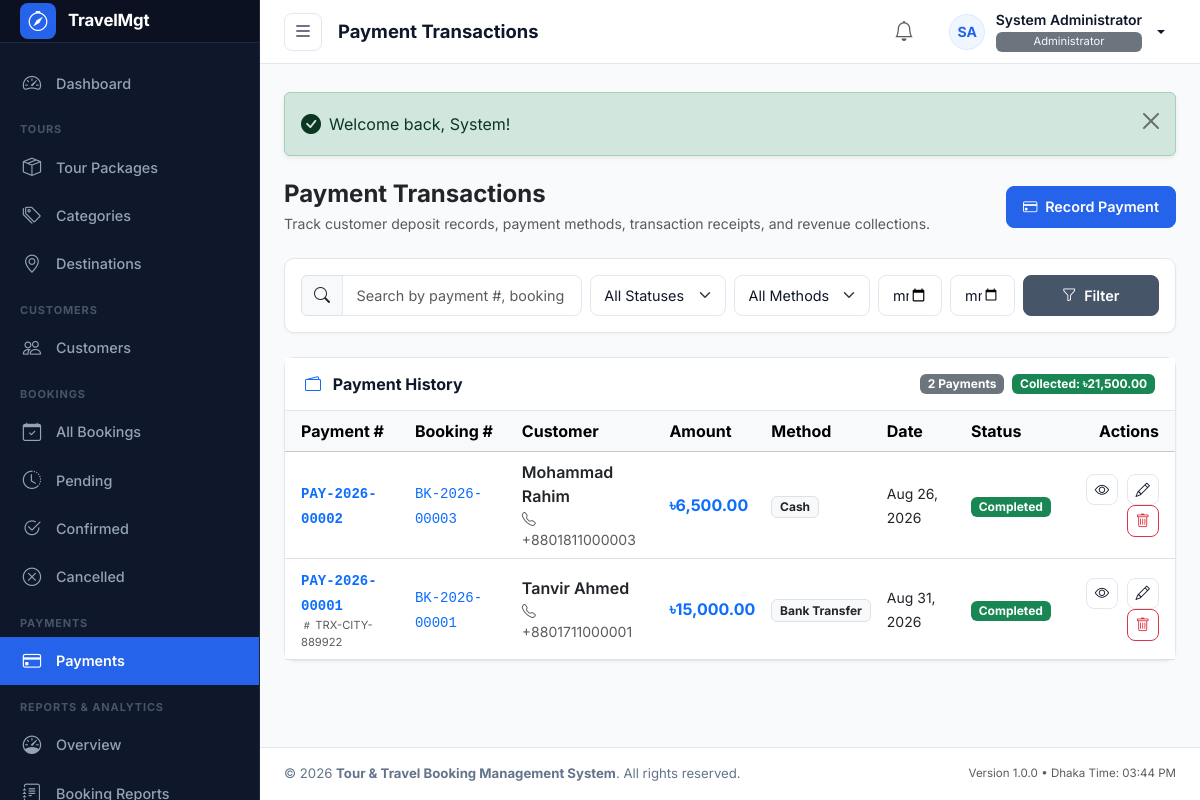
The page /modules/payments/index.php (signed in) on the database its author committed.
### tables this page shows
CREATE TABLE `users` (
  `id` INT UNSIGNED NOT NULL AUTO_INCREMENT,
  `role_id` INT UNSIGNED NOT NULL,
  `first_name` VARCHAR(50) NOT NULL,
  `last_name` VARCHAR(50) NOT NULL,
  `name` VARCHAR(100) NOT NULL,
  `email` VARCHAR(100) NOT NULL,
  `phone` VARCHAR(20) DEFAULT NULL,
  `password` VARCHAR(255) NOT NULL,
  `avatar` VARCHAR(255) DEFAULT NULL,
  `status` ENUM('active', 'inactive') NOT NULL DEFAULT 'active',
  `last_login` DATETIME DEFAULT NULL,
  `created_at` TIMESTAMP NOT NULL DEFAULT CURRENT_TIMESTAMP,
  `updated_at` TIMESTAMP NOT NULL DEFAULT CURRENT_TIMESTAMP ON UPDATE CURRENT_TIMESTAMP,
  `deleted_at` DATETIME DEFAULT NULL,
  PRIMARY KEY (`id`),
  UNIQUE KEY `uk_users_email` (`email`),
  KEY `idx_users_role_id` (`role_id`),
  KEY `idx_users_status` (`status`),
  KEY `idx_users_deleted_at` (`deleted_at`),
  CONSTRAINT `fk_users_role` FOREIGN KEY (`role_id`) REFERENCES `roles` (`id`) ON DELETE RESTRICT ON UPDATE CASCADE
);

CREATE TABLE `roles` (
  `id` INT UNSIGNED NOT NULL AUTO_INCREMENT,
  `name` VARCHAR(50) NOT NULL,
  `slug` VARCHAR(50) NOT NULL,
  `description` VARCHAR(255) DEFAULT NULL,
  `created_at` TIMESTAMP NOT NULL DEFAULT CURRENT_TIMESTAMP,
  `updated_at` TIMESTAMP NOT NULL DEFAULT CURRENT_TIMESTAMP ON UPDATE CURRENT_TIMESTAMP,
  PRIMARY KEY (`id`),
  UNIQUE KEY `uk_roles_slug` (`slug`)
);

CREATE TABLE `payments` (
  `id` BIGINT UNSIGNED NOT NULL AUTO_INCREMENT,
  `payment_number` VARCHAR(30) NOT NULL,
  `booking_id` BIGINT UNSIGNED NOT NULL,
  `payment_date` DATE NOT NULL,
  `amount` DECIMAL(12,2) NOT NULL DEFAULT 0.00,
  `payment_method` ENUM('cash', 'bank_transfer', 'card', 'mobile_banking', 'other') NOT NULL DEFAULT 'cash',
  `transaction_id` VARCHAR(100) NULL DEFAULT NULL,
  `payment_status` ENUM('completed', 'pending', 'failed', 'refunded') NOT NULL DEFAULT 'completed',
  `notes` TEXT NULL DEFAULT NULL,
  `created_by` INT UNSIGNED NULL DEFAULT NULL,
  `created_at` TIMESTAMP NOT NULL DEFAULT CURRENT_TIMESTAMP,
  `updated_at` TIMESTAMP NOT NULL DEFAULT CURRENT_TIMESTAMP ON UPDATE CURRENT_TIMESTAMP,
  `deleted_at` TIMESTAMP NULL DEFAULT NULL,
  PRIMARY KEY (`id`),
  UNIQUE KEY `uk_payment_number` (`payment_number`),
  INDEX `idx_payments_booking` (`booking_id`),
  INDEX `idx_payments_date` (`payment_date`),
  INDEX `idx_payments_method` (`payment_method`),
  INDEX `idx_payments_status` (`payment_status`),
  INDEX `idx_payments_created_at` (`created_at`),
  INDEX `idx_payments_deleted_at` (`deleted_at`),
  CONSTRAINT `fk_payments_booking` FOREIGN KEY (`booking_id`) REFERENCES `bookings` (`id`) ON DELETE RESTRICT ON UPDATE CASCADE,
  CONSTRAINT `fk_payments_created_by` FOREIGN KEY (`created_by`) REFERENCES `users` (`id`) ON DELETE SET NULL ON UPDATE CASCADE
);

CREATE TABLE `bookings` (
  `id` BIGINT UNSIGNED NOT NULL AUTO_INCREMENT,
  `booking_number` VARCHAR(30) NOT NULL,
  `customer_id` BIGINT UNSIGNED NOT NULL,
  `tour_package_id` INT UNSIGNED NOT NULL,
  `travel_date` DATE NOT NULL,
  `adults` INT UNSIGNED NOT NULL DEFAULT 1,
  `children` INT UNSIGNED NOT NULL DEFAULT 0,
  `infants` INT UNSIGNED NOT NULL DEFAULT 0,
  `adult_price` DECIMAL(12,2) NOT NULL DEFAULT 0.00,
  `child_price` DECIMAL(12,2) NOT NULL DEFAULT 0.00,
  `subtotal` DECIMAL(12,2) NOT NULL DEFAULT 0.00,
  `discount_type` ENUM('none', 'percentage', 'fixed') NOT NULL DEFAULT 'none',
  `discount_value` DECIMAL(12,2) NOT NULL DEFAULT 0.00,
  `discount_amount` DECIMAL(12,2) NOT NULL DEFAULT 0.00,
  `total_amount` DECIMAL(12,2) NOT NULL DEFAULT 0.00,
  `paid_amount` DECIMAL(12,2) NOT NULL DEFAULT 0.00,
  `due_amount` DECIMAL(12,2) NOT NULL DEFAULT 0.00,
  `booking_status` ENUM('pending', 'confirmed', 'completed', 'cancelled') NOT NULL DEFAULT 'pending',
  `payment_status` ENUM('unpaid', 'partial', 'paid', 'refunded') NOT NULL DEFAULT 'unpaid',
  `special_request` TEXT NULL DEFAULT NULL,
  `notes` TEXT NULL DEFAULT NULL,
  `created_by` INT UNSIGNED NULL DEFAULT NULL,
  `created_at` TIMESTAMP NOT NULL DEFAULT CURRENT_TIMESTAMP,
  `updated_at` TIMESTAMP NOT NULL DEFAULT CURRENT_TIMESTAMP ON UPDATE CURRENT_TIMESTAMP,
  `cancelled_at` TIMESTAMP NULL DEFAULT NULL,
  `deleted_at` TIMESTAMP NULL DEFAULT NULL,
  PRIMARY KEY (`id`),
  UNIQUE KEY `uk_booking_number` (`booking_number`),
  INDEX `idx_bookings_customer` (`customer_id`),
  INDEX `idx_bookings_tour_package` (`tour_package_id`),
  INDEX `idx_bookings_travel_date` (`travel_date`),
  INDEX `idx_bookings_status` (`booking_status`),
  INDEX `idx_bookings_payment_status` (`payment_status`),
  INDEX `idx_bookings_created_at` (`created_at`),
  INDEX `idx_bookings_deleted_at` (`deleted_at`),
  CONSTRAINT `fk_bookings_customer` FOREIGN KEY (`customer_id`) REFERENCES `customers` (`id`) ON DELETE RESTRICT ON UPDATE CASCADE,
  CONSTRAINT `fk_bookings_tour_package` FOREIGN KEY (`tour_package_id`) REFERENCES `tour_packages` (`id`) ON DELETE RESTRICT ON UPDATE CASCADE,
  CONSTRAINT `fk_bookings_created_by` FOREIGN KEY (`created_by`) REFERENCES `users` (`id`) ON DELETE SET NULL ON UPDATE CASCADE
);

CREATE TABLE `customers` (
  `id` BIGINT UNSIGNED NOT NULL AUTO_INCREMENT,
  `customer_code` VARCHAR(30) NOT NULL,
  `first_name` VARCHAR(100) NULL DEFAULT NULL,
  `last_name` VARCHAR(100) NULL DEFAULT NULL,
  `name` VARCHAR(200) NOT NULL,
  `email` VARCHAR(150) NULL DEFAULT NULL,
  `phone` VARCHAR(30) NOT NULL,
  `alternate_phone` VARCHAR(30) NULL DEFAULT NULL,
  `gender` ENUM('male', 'female', 'other') NULL DEFAULT NULL,
  `date_of_birth` DATE NULL DEFAULT NULL,
  `address` TEXT NULL DEFAULT NULL,
  `city` VARCHAR(100) NULL DEFAULT NULL,
  `state` VARCHAR(100) NULL DEFAULT NULL,
  `country` VARCHAR(100) NOT NULL DEFAULT 'Bangladesh',
  `postal_code` VARCHAR(20) NULL DEFAULT NULL,
  `passport_number` VARCHAR(50) NULL DEFAULT NULL,
  `passport_expiry` DATE NULL DEFAULT NULL,
  `national_id` VARCHAR(50) NULL DEFAULT NULL,
  `profile_photo` VARCHAR(255) NULL DEFAULT NULL,
  `notes` TEXT NULL DEFAULT NULL,
  `status` ENUM('active', 'inactive') NOT NULL DEFAULT 'active',
  `created_at` TIMESTAMP NOT NULL DEFAULT CURRENT_TIMESTAMP,
  `updated_at` TIMESTAMP NOT NULL DEFAULT CURRENT_TIMESTAMP ON UPDATE CURRENT_TIMESTAMP,
  `deleted_at` TIMESTAMP NULL DEFAULT NULL,
  PRIMARY KEY (`id`),
  UNIQUE KEY `uk_customer_code` (`customer_code`),
  INDEX `idx_customers_email` (`email`),
  INDEX `idx_customers_phone` (`phone`),
  INDEX `idx_customers_status` (`status`),
  INDEX `idx_customers_deleted_at` (`deleted_at`)
);

### modules/payments/index.php (the view, shortened to what the rows shown need)
<?php
$pageTitle = 'Payment Transactions';
require_once __DIR__ . '/../../includes/admin_header.php';
$canEdit   = has_permission('payments.edit');
$canDelete = has_permission('payments.delete');
$page          = max(1, (int)($_GET['page'] ?? 1));
$perPage       = 10;
$offset        = ($page - 1) * $perPage;
$payments = [];
try {
    $pdo = get_db_connection();
    $where = ["p.deleted_at IS NULL"];
    $params = [];
    $whereSql = implode(' AND ', $where);
    $sql = "
        SELECT
            p.*,
            b.booking_number,
            b.total_amount AS booking_total,
            c.name AS customer_name,
            c.phone AS customer_phone,
            u.name AS collector_name
        FROM payments p
        JOIN bookings b ON p.booking_id = b.id
        JOIN customers c ON b.customer_id = c.id
        LEFT JOIN users u ON p.created_by = u.id
        WHERE {$whereSql}
        ORDER BY p.id DESC
        LIMIT " . (int)$perPage . " OFFSET " . (int)$offset;
    $stmt = $pdo->prepare($sql);
    $stmt->execute($params);
    $payments = $stmt->fetchAll();
} catch (PDOException $e) {
    error_log('Payments list error: ' . $e->getMessage());
}
?>
<main id="admin-main">
    <?php require_once __DIR__ . '/../../includes/admin_topbar.php'; ?>
    <div class="admin-content-body">
        <div class="d-flex flex-column flex-sm-row justify-content-between align-items-sm-center gap-3 mb-4">
            <div>
                <h2 class="fs-4 fw-bold text-dark mb-1">Payment Transactions</h2>
            </div>
        </div>
        <div class="admin-card">
            <div class="admin-card-body p-0">
                <div class="table-responsive">
                    <table class="table table-hover align-middle mb-0">
                        <thead class="table-light">
                            <tr>
                                <th class="ps-3">Payment #</th>
                                <th>Booking #</th>
                                <th>Customer</th>
                                <th>Amount</th>
                                <th>Method</th>
                                <th>Date</th>
                                <th>Status</th>
                                <th class="pe-3 text-end">Actions</th>
                            </tr>
                        </thead>
                        <tbody>
                            <?php if (!empty($payments)): ?>
                                <?php foreach ($payments as $p):
                                    $pStatusClass = 'bg-secondary';
                                    if ($p['payment_status'] === 'completed') $pStatusClass = 'bg-success';
                                    elseif ($p['payment_status'] === 'pending') $pStatusClass = 'bg-warning text-dark';
                                    elseif ($p['payment_status'] === 'failed') $pStatusClass = 'bg-danger';
                                    elseif ($p['payment_status'] === 'refunded') $pStatusClass = 'bg-secondary';
                                    $methodLabels = [
                                        'cash'           => 'Cash',
                                        'bank_transfer'  => 'Bank Transfer',
                                        'card'           => 'Card',
                                        'mobile_banking' => 'Mobile Banking',
                                        'other'          => 'Other'
                                    ];
                                    $methodName = $methodLabels[$p['payment_method']] ?? ucfirst(str_replace('_', ' ', $p['payment_method']));
                                ?>
                                    <tr>
                                        <td class="ps-3">
                                            <a href="<?= url('modules/payments/view.php?id=' . $p['id']); ?>" class="fw-bold text-decoration-none">
                                                <code><?= e($p['payment_number']); ?></code>
                                            </a>
                                            <?php if (!empty($p['transaction_id'])): ?>
                                                <div class="text-muted" style="font-size: 0.7rem;">
                                                    <i class="bi bi-hash"></i> <?= e($p['transaction_id']); ?>
                                                </div>
                                            <?php endif; ?>
                                        </td>
                                        <td>
                                            <a href="<?= url('modules/bookings/view.php?id=' . $p['booking_id']); ?>" class="text-decoration-none">
                                                <code><?= e($p['booking_number']); ?></code>
                                            </a>
                                        </td>
                                        <td>
                                            <div class="fw-semibold text-dark"><?= e($p['customer_name']); ?></div>
                                            <div class="text-muted small"><i class="bi bi-telephone me-1"></i> <?= e($p['customer_phone']); ?></div>
                                        </td>
                                        <td>
                                            <div class="fs-6 fw-bold text-primary"><?= format_currency($p['amount']); ?></div>
                                        </td>
                                        <td>
                                            <span class="badge bg-light text-dark border">
                                                <?= e($methodName); ?>
                                            </span>
                                        </td>
                                        <td>
                                            <span class="text-dark small"><?= format_date($p['payment_date'], 'M d, Y'); ?></span>
                                        </td>
                                        <td>
                                            <span class="badge <?= $pStatusClass; ?>">
                                                <?= ucfirst(e($p['payment_status'])); ?>
                                            </span>
                                        </td>
                                        <td class="pe-3 text-end">
                                            <a href="<?= url('modules/payments/view.php?id=' . $p['id']); ?>" class="btn btn-outline-secondary btn-sm p-1 px-2" title="View Receipt">
                                                <i class="bi bi-eye"></i>
                                            </a>
                                            <?php if ($canEdit): ?>
                                                <a href="<?= url('modules/payments/edit.php?id=' . $p['id']); ?>" class="btn btn-outline-secondary btn-sm p-1 px-2 ms-1" title="Edit Remarks">
                                                    <i class="bi bi-pencil"></i>
                                                </a>
                                            <?php endif; ?>
                                            <?php if ($canDelete): ?>
                                                <button
                                                    type="button"
                                                    class="btn btn-outline-danger btn-sm p-1 px-2 ms-1 btn-delete-payment"
                                                    data-id="<?= (int)$p['id']; ?>"
                                                    data-number="<?= e($p['payment_number']); ?>"
                                                    data-amount="<?= format_currency($p['amount']); ?>"
                                                    title="Delete Payment"
                                                >
                                                    <i class="bi bi-trash"></i>
                                                </button>
                                            <?php endif; ?>
                                        </td>
                                    </tr>
                                <?php endforeach; ?>
                            <?php endif; ?>
                        </tbody>
                    </table>
                </div>
            </div>
        </div>
    </div>
<?php require_once __DIR__ . '/../../includes/admin_footer.php'; ?>

### includes/admin_topbar.php (shortened to what the rows shown need)
<?php
$user = current_user();
$userName = $user['name'] ?? 'User';
$userRole = $user['role_name'] ?? 'Staff';
$userAvatarUrl = get_avatar_url($user['avatar'] ?? null);
$userInitials = get_user_initials($userName);
?>
<header id="admin-topbar">
    <div class="topbar-left">
        <h1 class="page-title"><?= isset($pageTitle) ? e($pageTitle) : 'Dashboard'; ?></h1>
    </div>
    <div class="topbar-right">
        <div class="dropdown">
            <button class="user-profile-btn dropdown-toggle" type="button" id="userMenuDropdown" data-bs-toggle="dropdown" aria-expanded="false">
                <?php if ($userAvatarUrl): ?>
                    <img src="<?= e($userAvatarUrl); ?>" alt="<?= e($userName); ?>" class="avatar-circle">
                <?php else: ?>
                    <span class="avatar-circle"><?= e($userInitials); ?></span>
                <?php endif; ?>
                <div class="user-meta-info">
                    <span class="user-meta-name"><?= e($userName); ?></span>
                    <span class="user-meta-role badge bg-secondary text-light fw-normal py-1 px-2 mt-1" style="font-size: 0.7rem;"><?= e($userRole); ?></span>
                </div>
            </button>
        </div>
    </div>
</header>

### rows shown on the page
users: userInitials "SA", name "System Administrator", role.name "Administrator"
payments: payment_number "PAY-2026-00002", booking.booking_number "BK-2026-00003", customers.name "Mohammad Rahim", customers.phone "+8801811000003", amount "৳6,500.00", payment_method "Cash", payment_date "Aug 26, 2026", payment_status "Completed"
payments: payment_number "PAY-2026-00001", transaction "TRX-CITY-889922", booking.booking_number "BK-2026-00001", customers.name "Tanvir Ahmed", customers.phone "+8801711000001", amount "৳15,000.00", payment_method "Bank Transfer", payment_date "Aug 31, 2026", payment_status "Completed"

### other values the page prints
APP_SHORT_NAME "TravelMgt"
$pageTitle "Payment Transactions"
$totalRows "2"
format_currency($totalCompletedAmount) "৳21,500.00"
APP_NAME "Tour & Travel Booking Management System"
APP_VERSION "1.0.0"
